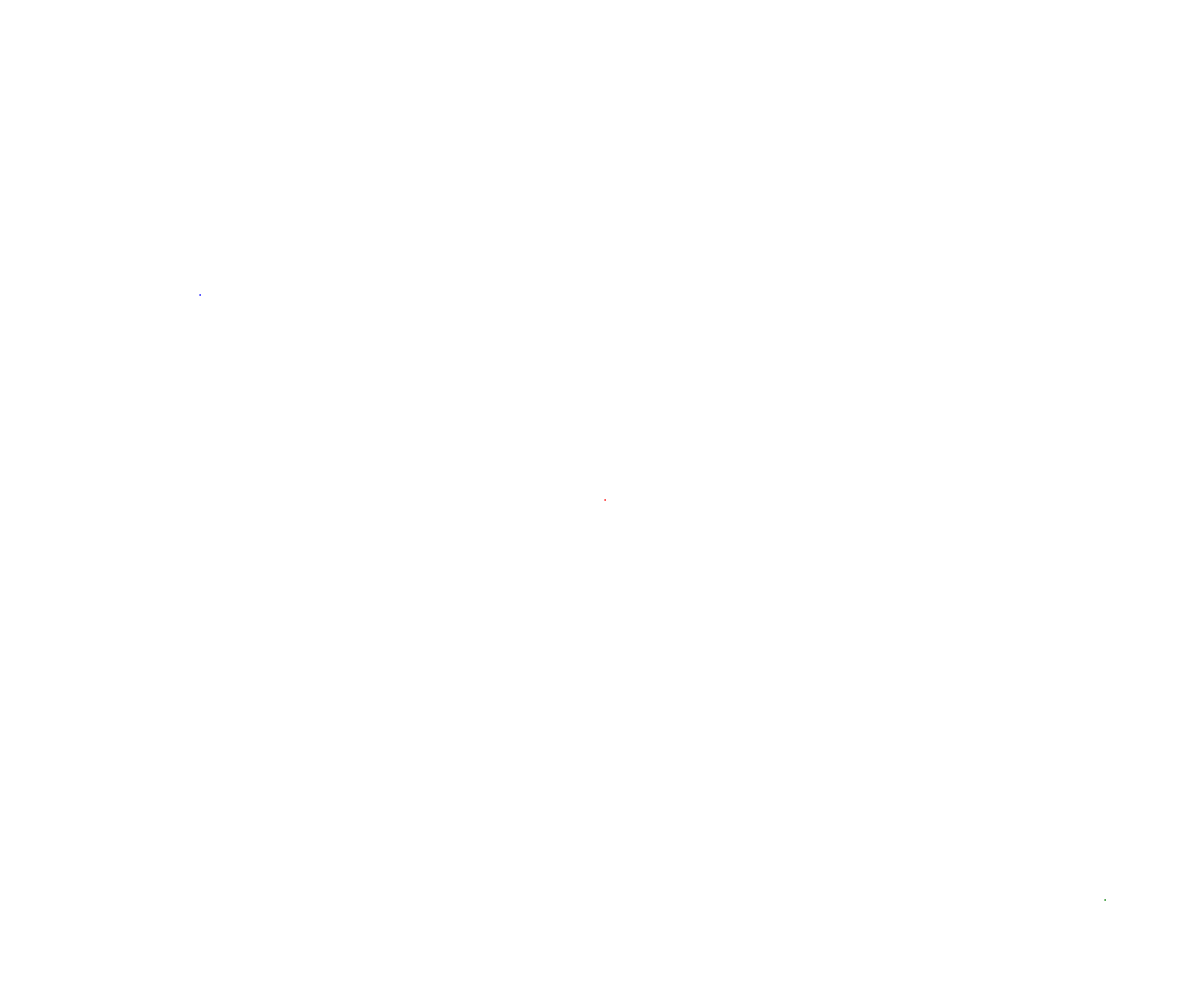
Frame 1 (no input)
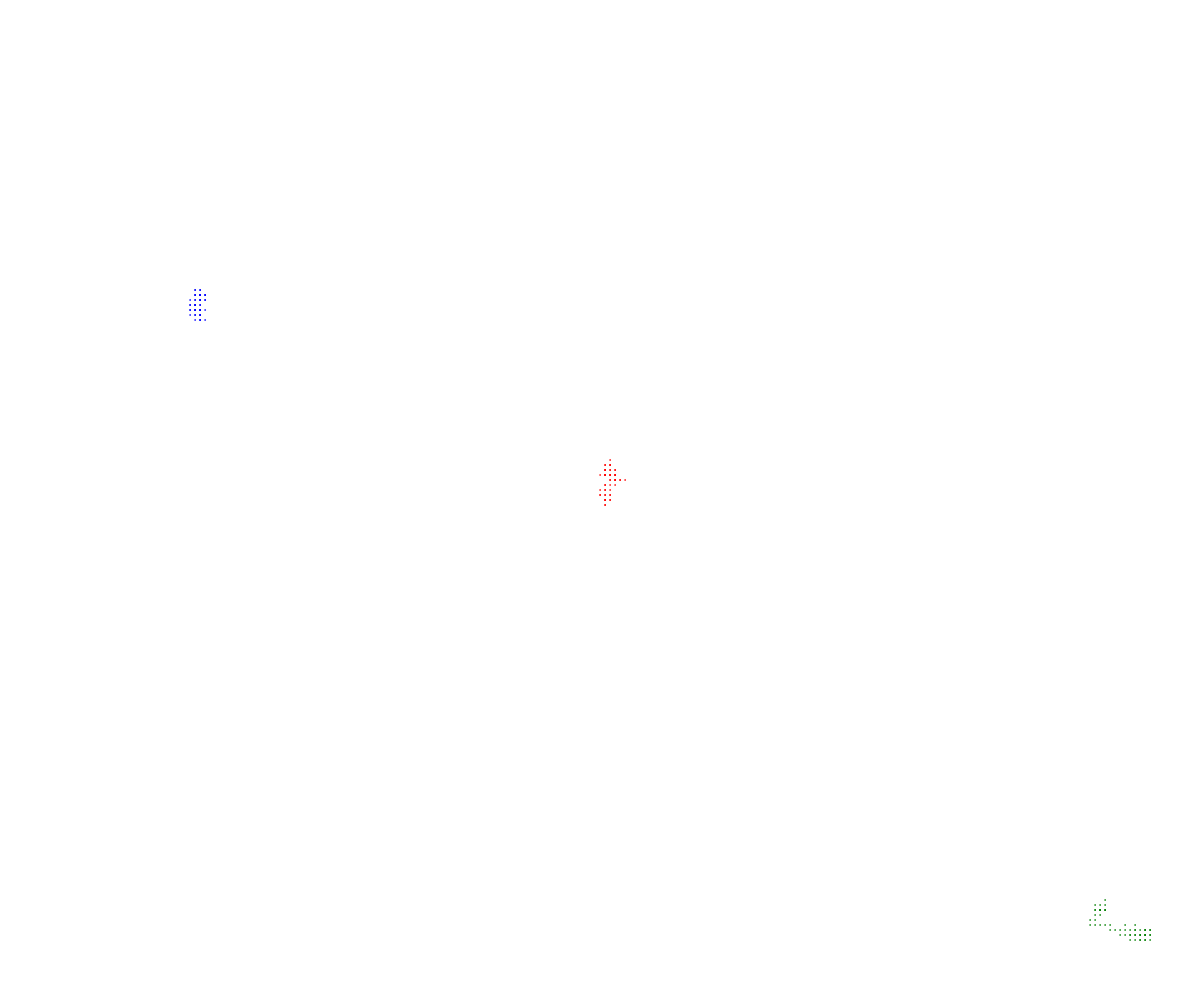
Frame 60 (no input)
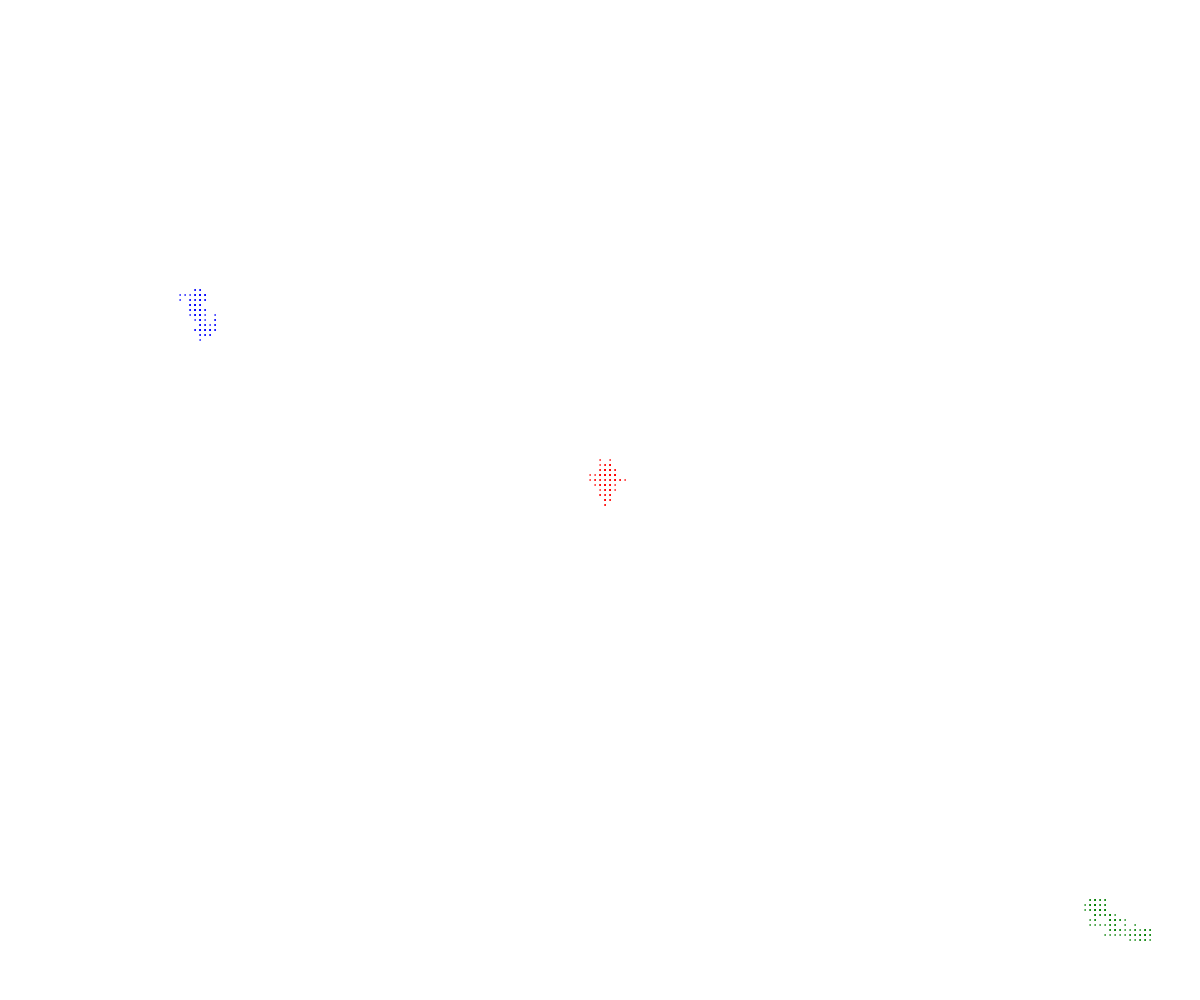
Frame 120 (the mouse pressed at the canvas centre since frame 60)

The p5.js sketch that drew these frames (run headless with seeded random() and noise() and a simulated clock; from frame 60 on, the mouse is pressed at the canvas centre):

// p5.js sketch
// ── sketch.js
// Walker OOP Demo
// Your Name
// Date
//
// Extra for Experts:
// - describe what you did to take this project "above and beyond"

// Walker OOP Demo
// Your Name
// Date
//
// Extra for Experts:
// - describe what you did to take this project "above and beyond"

class Walker {
  constructor(x, y) {
    this.x = x;
    this.y = y;
    this.color = "red";
    this.speed = 5;
    this.radius = 0.25;
  }

  display() {
    stroke(this.color);
    fill(this.color);
    circle(this.x, this.y, this.radius*2);
  }

  move() {
    let choice = random(100);

    if (choice < 25) {
      //up
      this.y -= this.speed;
    }
    else if (choice < 50) {
      //down
      this.y += this.speed;
    }
    else if (choice < 75) {
      //right
      this.x += this.speed;
    }
    else {
      //left
      this.x -= this.speed;
    }

  }
}

let michael;
let katherine;
let me;

function setup() {
  createCanvas(windowWidth, windowHeight);
  michael = new Walker(width/2, height/2);
  katherine = new Walker(200, 300);
  katherine.color = "blue";
  me = new Walker(width -100, height -100);
  me.color = "green";
}

function draw() {
  michael.move();
  katherine.move();
  me.move();

  michael.display();
  katherine.display();
  me.display();
}
